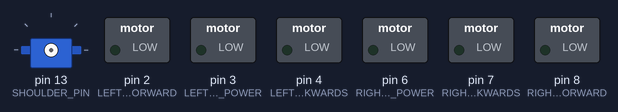
Recording of a sketch running on a simulated Arduino Mega 2560, built with avr-gcc and run on an emulated ATmega2560. Parts: servo, switched loads named in the sketch (green lamp = pin HIGH). The modem accepts every AT command (registered, SIM ready, sends succeed) and sends nothing else.

Above: at 0.1 s.
At 1.1 s:
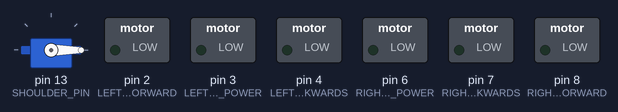
Timing chart, 0 to 2.6 s (numbered marks = the images above):
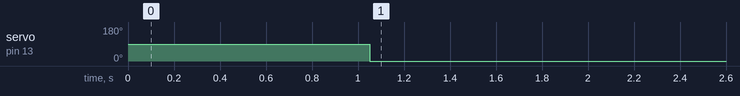

Measured:
- by itself, servo on pin 13 (SHOULDER_PIN): 90° → 0° at 1.1 s

The sketch:

CRCR-arduino.ino
```cpp
#include "RobotStatus.h"
#include "Servo.h"

#define BAUD_RATE_SERIAL 9600
#define BAUD_RATE_SERIAL1 115200

#define RSR "RSR"
#define RS "RS"
#define LEFT_MOTOR_POWER_KEY "leftMotorPower"
#define RIGHT_MOTOR_POWER_KEY "rightMotorPower"
#define SHOULDER_ROTATION_KEY "shoulderRotation"
#define ELBOW_ROTATION_KEY "elbowRotation"
#define WRIST_ROTATION_KEY "wristRotation"
#define HAND_ROTATION_KEY "handRotation"
#define SOUND_EVENT_KEY "soundEventrPower"

#define SHOULDER_PIN 13
#define LEFT_MOTOR_PIN_POWER 3
#define LEFT_MOTOR_PIN_FORWARD 2
#define LEFT_MOTOR_PIN_BACKWARDS 4
#define RIGHT_MOTOR_PIN_POWER 6
#define RIGHT_MOTOR_PIN_FORWARD 8
#define RIGHT_MOTOR_PIN_BACKWARDS 7

RobotStatus* robotStatus = new RobotStatus();
Servo shoulder;

void setup()  {
  Serial.begin(BAUD_RATE_SERIAL);
  Serial1.begin(BAUD_RATE_SERIAL1);
  pinMode(LEFT_MOTOR_PIN_FORWARD, OUTPUT);
  pinMode(LEFT_MOTOR_PIN_BACKWARDS, OUTPUT);
  pinMode(LEFT_MOTOR_PIN_POWER, OUTPUT);
  pinMode(RIGHT_MOTOR_PIN_FORWARD, OUTPUT);
  pinMode(RIGHT_MOTOR_PIN_BACKWARDS, OUTPUT);
  pinMode(RIGHT_MOTOR_PIN_POWER, OUTPUT);
  startServer();
  shoulder.attach(SHOULDER_PIN);
}
void loop()  {
  parseReceivedData();
  updateMotorsAndArm();
  //mirrorSerial();
}

void mirrorSerial(){
  if (Serial1.available()) {
    Serial.write((char)Serial1.read());
    }

  if (Serial.available()) {
    Serial1.write((char)Serial.read());
  }
}

void parseReceivedData(){
  String receivedData;
  int robotStatusRequestIndex;
  int robotStatusIndex;
  String robotStatus;
  if (Serial1.available()) {
    receivedData = Serial1.readStringUntil('\n');
    robotStatusRequestIndex = receivedData.indexOf(RSR);
    robotStatusIndex = receivedData.indexOf(RS);
    if(robotStatusRequestIndex > 0){
      //TODO currentStatus
      }else if(robotStatusIndex > 0){
        robotStatus = receivedData.substring(robotStatusIndex+3);
        parseRobotStatus(robotStatus);
        }
    }
}

void parseRobotStatus(String serializedRobotStatus){
  robotStatus->setLeftMotorPower(findValueOfKey(serializedRobotStatus, LEFT_MOTOR_POWER_KEY));
  robotStatus->setRightMotorPower(findValueOfKey(serializedRobotStatus, RIGHT_MOTOR_POWER_KEY));
  robotStatus->setShoulderRotation(findValueOfKey(serializedRobotStatus, SHOULDER_ROTATION_KEY));
  robotStatus->setElbowRotation(findValueOfKey(serializedRobotStatus, ELBOW_ROTATION_KEY));
  robotStatus->setWristRotation(findValueOfKey(serializedRobotStatus, WRIST_ROTATION_KEY));
  robotStatus->setHandRotation(findValueOfKey(serializedRobotStatus, HAND_ROTATION_KEY));
  robotStatus->setSoundEvent(findValueOfKey(serializedRobotStatus, SOUND_EVENT_KEY));
  }

int findValueOfKey(String serializedRobotStatus, String key){
  int startIndex = serializedRobotStatus.indexOf(key)+key.length()+1;
  String keySubstring = serializedRobotStatus.substring(startIndex);
  int endIndex = keySubstring.indexOf(';');
  return keySubstring.substring(0, endIndex).toInt();
  }

void updateMotorsAndArm(){
  updateSingleMotorPower(LEFT_MOTOR_PIN_FORWARD, LEFT_MOTOR_PIN_BACKWARDS, LEFT_MOTOR_PIN_POWER, robotStatus->getLeftMotorPower());
  updateSingleMotorPower(RIGHT_MOTOR_PIN_FORWARD, RIGHT_MOTOR_PIN_BACKWARDS, RIGHT_MOTOR_PIN_POWER, robotStatus->getRightMotorPower());
  shoulder.write(robotStatus->getShoulderRotation());
  }

void updateSingleMotorPower(int forwardPin, int backwardsPin, int powerPin, int power){
    if(power > 0){
      digitalWrite(forwardPin, HIGH);
      digitalWrite(backwardsPin, LOW);
      analogWrite(powerPin, power*255/100);
    }else if(power < 0){
      digitalWrite(forwardPin, LOW);
      digitalWrite(backwardsPin, HIGH);
      analogWrite(powerPin, power*(-255)/100);
    }else{
      digitalWrite(forwardPin, LOW);
      digitalWrite(backwardsPin, LOW);
      analogWrite(powerPin, 0);
    }
  }

void startServer(){
  delay(1000);
  Serial1.println("AT+CIPMUX=1");
  delay(50);
  Serial1.println("AT+CIPSERVER=1,2727");
  }
```

RobotStatus.cpp
```cpp
#include "./RobotStatus.h"

RobotStatus::RobotStatus() {
  this->leftMotorPower = 0;
  this->rightMotorPower = 0;
  this->shoulderRotation = 0;
  this->elbowRotation = 0;
  this->wristRotation = 0;
  this->handRotation = 0;
  this->soundEvent = 0;
}

RobotStatus::~RobotStatus() {
}

int RobotStatus::getLeftMotorPower(){
	return this->leftMotorPower;
}

void RobotStatus::setLeftMotorPower(int leftMotorPower){
	this->leftMotorPower = leftMotorPower;
}

int RobotStatus::getRightMotorPower(){
	return this->rightMotorPower;
}

void RobotStatus::setRightMotorPower(int rightMotorPower) {
	this->rightMotorPower = rightMotorPower;
}

int RobotStatus::getShoulderRotation() {
	return this->shoulderRotation;
}

void RobotStatus::setShoulderRotation(int shoulderRotation) {
	this->shoulderRotation = shoulderRotation;
}

int RobotStatus::getElbowRotation() {
	return this->elbowRotation;
}

void RobotStatus::setElbowRotation(int elbowRotation) {
	this->elbowRotation = elbowRotation;
}

int RobotStatus::getWristRotation() {
	return this->wristRotation;
}

void RobotStatus::setWristRotation(int wristRotation) {
	this->wristRotation = wristRotation;
}

int RobotStatus::getHandRotation() {
	return this->handRotation;
}

void RobotStatus::setHandRotation(int handRotation) {
	this->handRotation = handRotation;
}

int RobotStatus::getSoundEvent() {
	return this->soundEvent;
}

void RobotStatus::setSoundEvent(int soundEvent) {
	this->soundEvent = soundEvent;
}


String RobotStatus::toString(){
	String status;

	status = String("leftMotorPower=") + this->leftMotorPower;
	status += String(";rightMotorPower=") + this->rightMotorPower;
	status += String(";shoulderRotation=") + this->shoulderRotation;
	status += String(";elbowRotation=") + this->elbowRotation;
	status += String(";wristRotation=") + this->wristRotation;
	status += String(";handRotation=") + this->handRotation;

	return status;
}
```

RobotStatus.h
```cpp
#ifndef ROBOTSTATUS_H_
#define ROBOTSTATUS_H_

#include "Arduino.h"

class RobotStatus {
private:
	int leftMotorPower;
	int rightMotorPower;
	int shoulderRotation;
	int elbowRotation;
	int wristRotation;
	int handRotation;
	int soundEvent;
public:
	RobotStatus();
	~RobotStatus();

	int getLeftMotorPower();
	void setLeftMotorPower(int leftMotorPower);

	int getRightMotorPower();
	void setRightMotorPower(int rightMotorPower);

	int getShoulderRotation();
	void setShoulderRotation(int shoulderRotation);

	int getElbowRotation();
	void setElbowRotation(int elbowRotation);

	int getWristRotation();
	void setWristRotation(int wristRotation);

	int getHandRotation();
	void setHandRotation(int handRotation);

	int getSoundEvent();
	void setSoundEvent(int soundEvent);

	String toString();
};

#endif /* ROBOTSTATUS_H__H_ */
```
